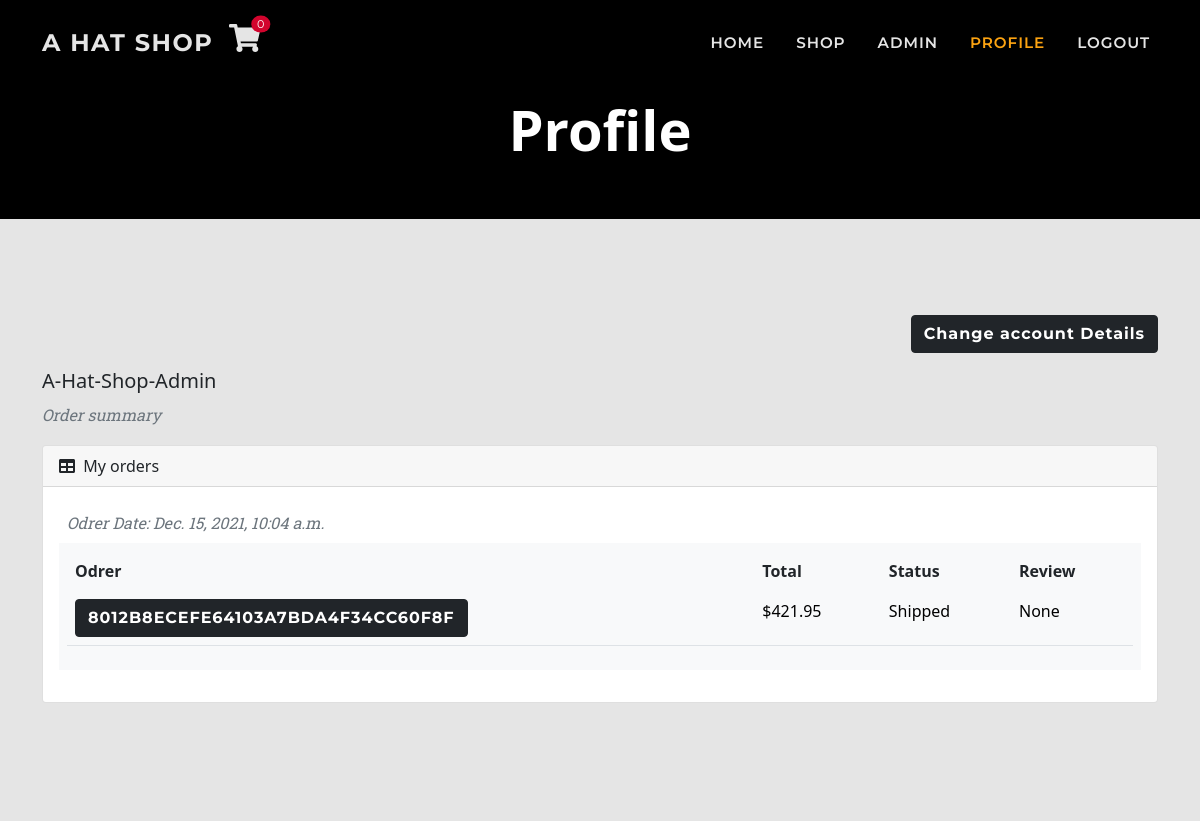
The app's page /user/ (signed in, upper part), older data.
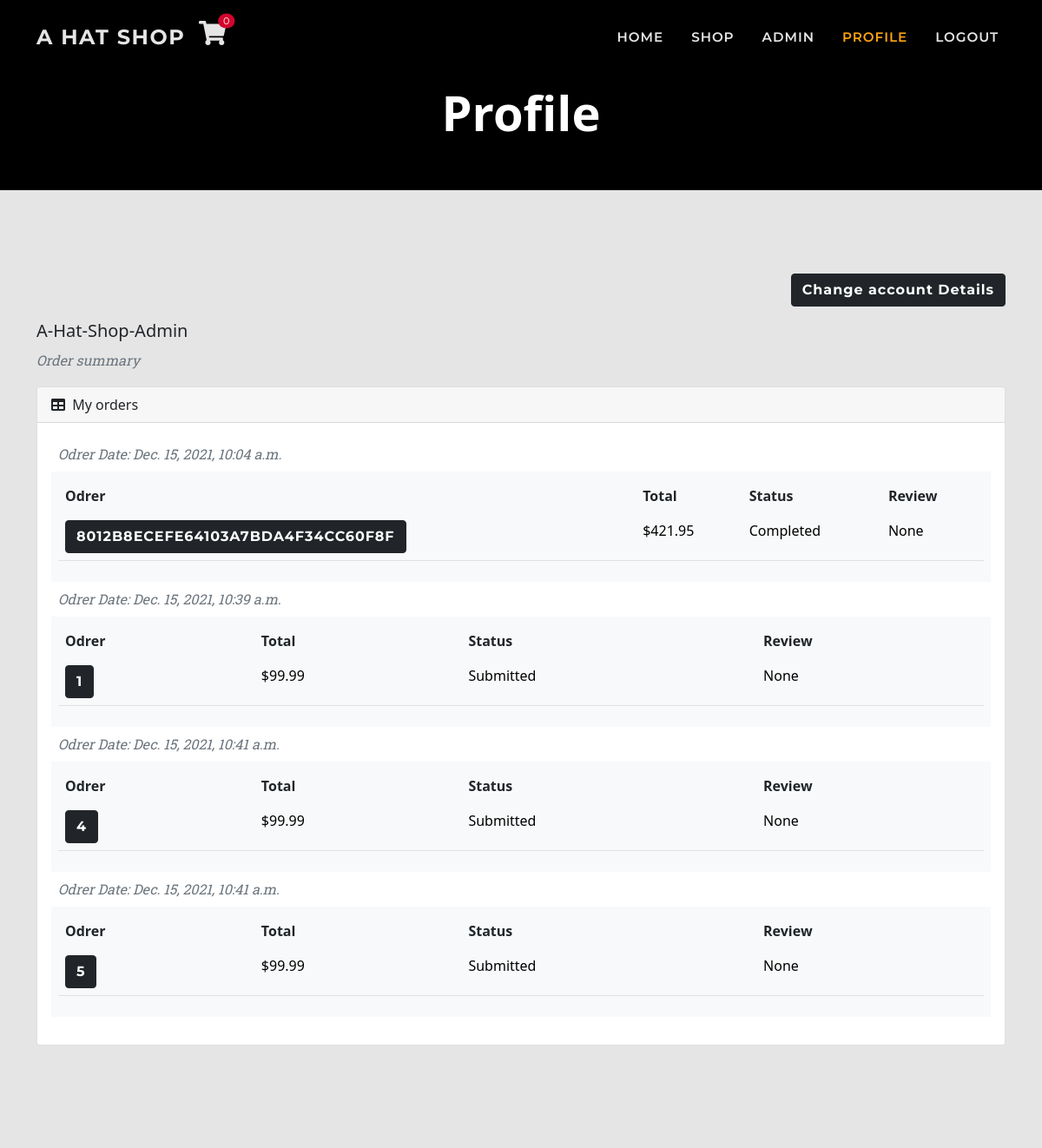
The same page, newer data.
### checkout/models.py (models this page shows, shortened)
class Order(models.Model):
    SUBMITTED = 'Submitted'
    PROCESSED = 'Proccessed'
    SHIPPED = 'Shipped'
    CANCELLED = 'Cancelled'
    COMPLETED = 'Completed'
    ORDER_STATUS = [
        (SUBMITTED, 'Submittet'),
        (PROCESSED, 'Proccessed'),
        (SHIPPED, 'Shipped'),
        (CANCELLED, 'Cancelled'),
        (COMPLETED, 'Completed'),
    ]
    date = models.DateTimeField(auto_now_add=True)
    status = models.CharField(
        max_length=50, default=SUBMITTED, choices=ORDER_STATUS)
    order_number = models.CharField(
        max_length=32, null=False, editable=False)
    total = models.DecimalField(
        max_digits=10, decimal_places=2, default=0)
    delivery = models.DecimalField(
        max_digits=6, decimal_places=2, default=0)
    items = models.TextField(
        null=False, blank=False, default='')
    stripe_pid = models.CharField(
        max_length=254, null=False, blank=False, default='')
    user_profile = models.ForeignKey(
        UserAddress, on_delete=models.SET_NULL,
        null=True, blank=True, related_name='orders')
    email = models.EmailField(max_length=100, blank=True)
    shipping_name = models.CharField(max_length=50)
    shipping_address_1 = models.CharField(max_length=100)
    shipping_address_2 = models.CharField(max_length=100, blank=True)
    shipping_town = models.CharField(max_length=60)
    shipping_county = models.CharField(max_length=60, blank=True)
    shipping_postcode = models.CharField(max_length=30, blank=True)
    shipping_country = CountryField(blank_label='Country')

### customers/views.py (the view)
# urls.py: path('user/', include('customers.urls')),
@login_required
def customers(request):
    profile = get_object_or_404(UserAddress, user=request.user)
    if profile.orders:
        orders = profile.orders.all()
    else:
        orders = False
    context = {
            'orders': orders,
        }
    return render(request, 'profile/profile.html', context)

### cart/contexts.py (called while the page is built, shortened)
def cart_contents(request):
    cart_items = []
    total = 0
    before = 0
    item_count = 0
    availability = 0
    cart = request.session.get('cart', {})
    if total < 50:
        delivery = total * Decimal(10 / 100)
        free_deivery = 50 * total
    else:
        delivery = 0
        free_deivery = 0
    delivery = round(delivery, 2)
    grand_total = delivery + total
    grand_total = round(grand_total, 2)
    context = {
        'cart_items': cart_items,
        'total': total,
        'before': before,
        'item_count': item_count,
        'delivery': delivery,
        'free_deivery': free_deivery,
        'deivery_treshold': 10,
        'grand_total': grand_total,
    }
    return context

### customers/templates/profile/profile.html (shortened to what this page needs)
{% extends 'base.html' %}
{% load static %}
{% load thumbnail %}
{% load crispy_forms_tags %}
{% block page_header %}
<header class="bg-black py-5">
    <div class="container px-4 px-lg-5 mt-5">
        <div class="text-center">
            <h1 class="display-4 text-white fw-bolder">Profile</h1>
        </div>
    </div>
</header>
{% endblock %}
{% block content %}
<section class="page-section">
    <div class="container">
        <div class="col-12 text-left">
            <p class="col-12 text-end"><a class="btn btn-dark orrange" href="{% url 'user_details' %}">Change account
                    Details</a></p>
        </div>
        <h5 class="text-capitalize">{{ request.user }}</h5>
        <p class="text-muted text-italic">Order summary</p>
        <div class="card mb-4">
            <div class="card-header">
                <i class="fas fa-table me-1"></i>
                My orders
            </div>
            <div class="card-body">
                <table class="table table-borderless">
                {% if orders %}
                    {% for order in orders %}
                    <thead>
                        <tr>
                            <th class="text-muted text-italic">Odrer Date: {{ order.date }}</th>
                        </tr>
                    </thead>
                    <tbody>
                        <tr class="table-light ">
                            <td>
                                <table class="table table-borderless">
                                    <thead>
                                        <tr>
                                            <th>Odrer</th>
                                            <th>Total</th>
                                            <th>Status</th>
                                            <th>Review</th>
                                        </tr>
                                    </thead>
                                    <tbody class="border-bottom">
                                        <tr class="table-light">
                                            <td><a class="btn btn-dark" href="{% url 'order_history' order.id %}"
                                                    title="{{ order.order_number }}">
                                                    {{ order.order_number}}
                                                </a></td>
                                            <td>${{ order.total }}</td>
                                            <td>{{ order.status }}</td>
                                            <td>None</td>
                                        </tr>
                                    </tbody>
                                </table>
                            </td>
                        </tr>
                    </tbody>
                    {% endfor %}
                    {% endif %}
                </table>
            </div>
        </div>
    </div>
</section>
{% endblock %}

Row changes from the older to the newer data that the page shows:
changed Order "8012B8ECEFE64103A7BDA4F34CC60F8F": status "Shipped" → "Completed"
added Order: date "Dec. 15, 2021, 10:39 a.m.", order_number "1", total "99.99", status "Submitted"
added Order: date "Dec. 15, 2021, 10:41 a.m.", order_number "4", total "99.99", status "Submitted"
added Order: date "Dec. 15, 2021, 10:41 a.m.", order_number "5", total "99.99", status "Submitted"
